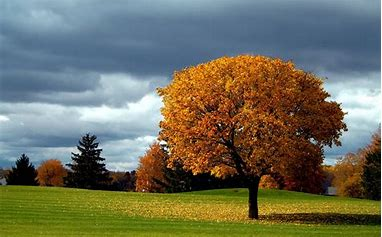
#> input picture Data/Tree.jpeg, 382 x 237 px, found by its file name
$ jupyter execute 16_Template_Matching.ipynb   (shell and % lines are left out)
#> lines starting #> are read from the running program, lines starting #| are printed output that depends on the picture
[cell 1]
import cv2
import numpy as np
import matplotlib.pyplot as plt

tree = cv2.imread('Data\Tree.jpeg')
#> tree is the input picture: shape (237, 382, 3); mean B, G, R 92.8, 111.2, 111.2
tree = cv2.cvtColor(tree, cv2.COLOR_BGR2RGB)
plt.imshow(tree)

[cell 2]
template = cv2.imread('Data/TreeTemplate.png')
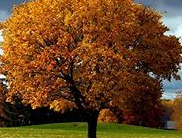
#> input picture Data/TreeTemplate.png, 182 x 138 px
#> template is the input picture: shape (138, 182, 3); mean B, G, R 32.6, 68.1, 106.1
template = cv2.cvtColor(template, cv2.COLOR_BGR2RGB)
plt.imshow(template)

[cell 3]
print(tree.shape, " & ", template.shape)
#| (237, 382, 3)  &  (138, 182, 3)

Evaluate Method

[cell 4]
myfunc = eval('sum')
myfunc([1,2,3,4])

Refer: https://docs.opencv.org/3.4/d4/dc6/tutorial_py_template_matching.html

Consider a method and check how it works

[cell 5]
meth_CCOEFF = eval('cv2.TM_CCOEFF')
res = cv2.matchTemplate(tree, template, meth_CCOEFF)
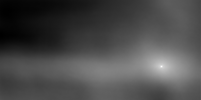
#> res: shape (100, 201) float32; min -50538336, max 201283600, mean 23729904; drawn with min black and max white
plt.imshow(res)

It highlights at the location where match could be possible.

[cell 6]
#All the 6 methods for comparison in a list
methods = ['cv2.TM_CCOEFF', 'cv2.TM_CCOEFF_NORMED', 'cv2.TM_CCORR',
            'cv2.TM_CCORR_NORMED', 'cv2.TM_SQDIFF', 'cv2.TM_SQDIFF_NORMED']

[cell 7]
for m in methods:
    # Create A COPY
    treeCopy = tree.copy() # for identification by drawing rectangle on the image

    method = eval(m)

    # Template Matching
    res = cv2.matchTemplate(treeCopy, template, method)

    min_val, max_val, min_loc, max_loc = cv2.minMaxLoc(res)

    if method in [cv2.TM_SQDIFF, cv2.TM_SQDIFF_NORMED]:
        top_left = min_loc  # (x,y)
    else:
        top_left = max_loc

    height, width, channels = tree.shape
    bottom_right = (top_left[0]+width, top_left[1]+height)
    cv2.rectangle(treeCopy, top_left, bottom_right, (0,255,0), 5)

    # Plot and show the images
    plt.subplot(121)
    plt.imshow(res)
    plt.title('HEATMAP OF TEMPLATE MATCHING')

    plt.subplot(122)
    plt.imshow(treeCopy)
    plt.title('DETECTION OF TEMPLATE')

    # Title with the method used
    plt.suptitle(m)
    plt.show()
    print('\n')
#> this loop made 6 passes
#> (min_val, max_val, min_loc, top_left, bottom_right) on passes 1 to 4: (-50538336, 201283600, (0, 35), (161, 66), (543, 303)), (-0.282, 1, (2, 8), (161, 66), (543, 303)), (422940192, 690963456, (160, 99), (0, 0), (382, 237)), (0.627, 1, (0, 39), (161, 66), (543, 303))
#> (min_val, max_val, max_loc, top_left, bottom_right) on passes 5 to 6: (23829, 1.04e+09, (0, 13), (161, 66), (543, 303)), (3.8e-05, 0.998, (0, 36), (161, 66), (543, 303))
#> pass 1, `plt.show()`:
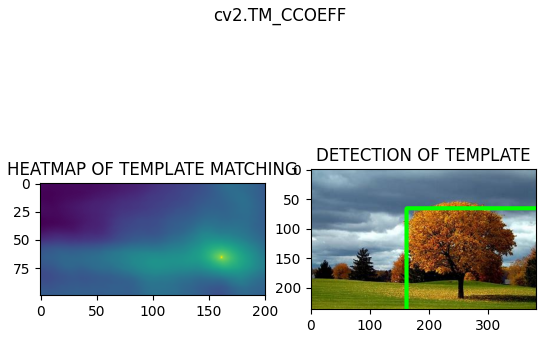
#> figure drawn by matplotlib, 2 panels
#> pass 3, `res = cv2.matchTemplate(treeCopy, template, method)`:
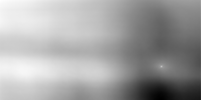
#> res: shape (100, 201) float32; min 422940192, max 690963456, mean 593586240; drawn with min black and max white
#> after the loop:
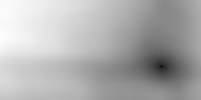
#> res: shape (100, 201) float32; min 3.8e-05, max 0.998, mean 0.687
#> after the loop:
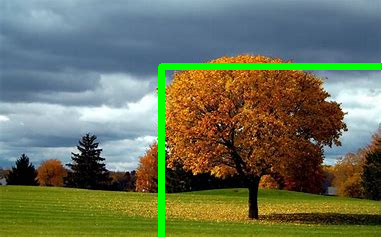
#> treeCopy: shape (237, 382, 3); mean R, G, B 107.2, 115.5, 90.4
